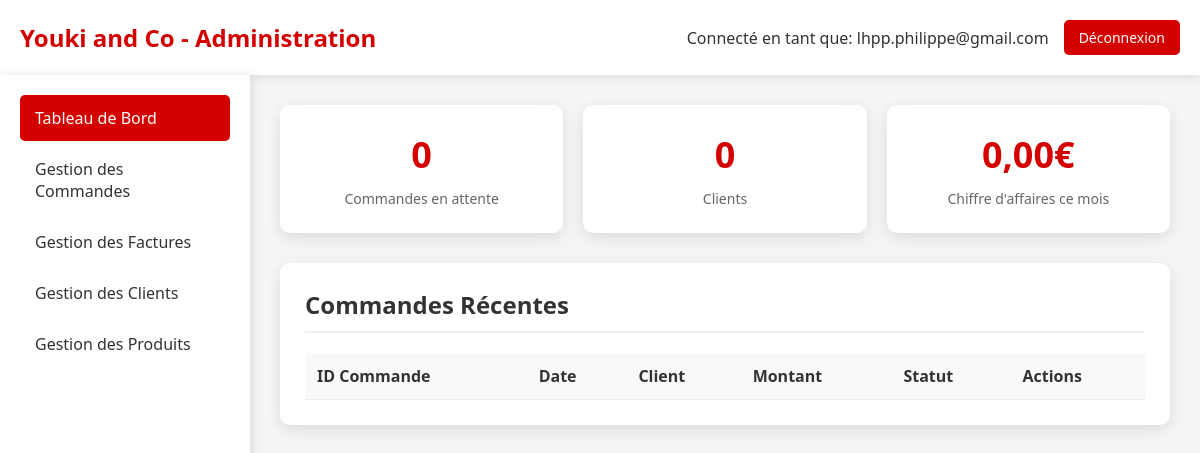
The page /admin_dashboard.php (signed in) on the database as committed earlier.
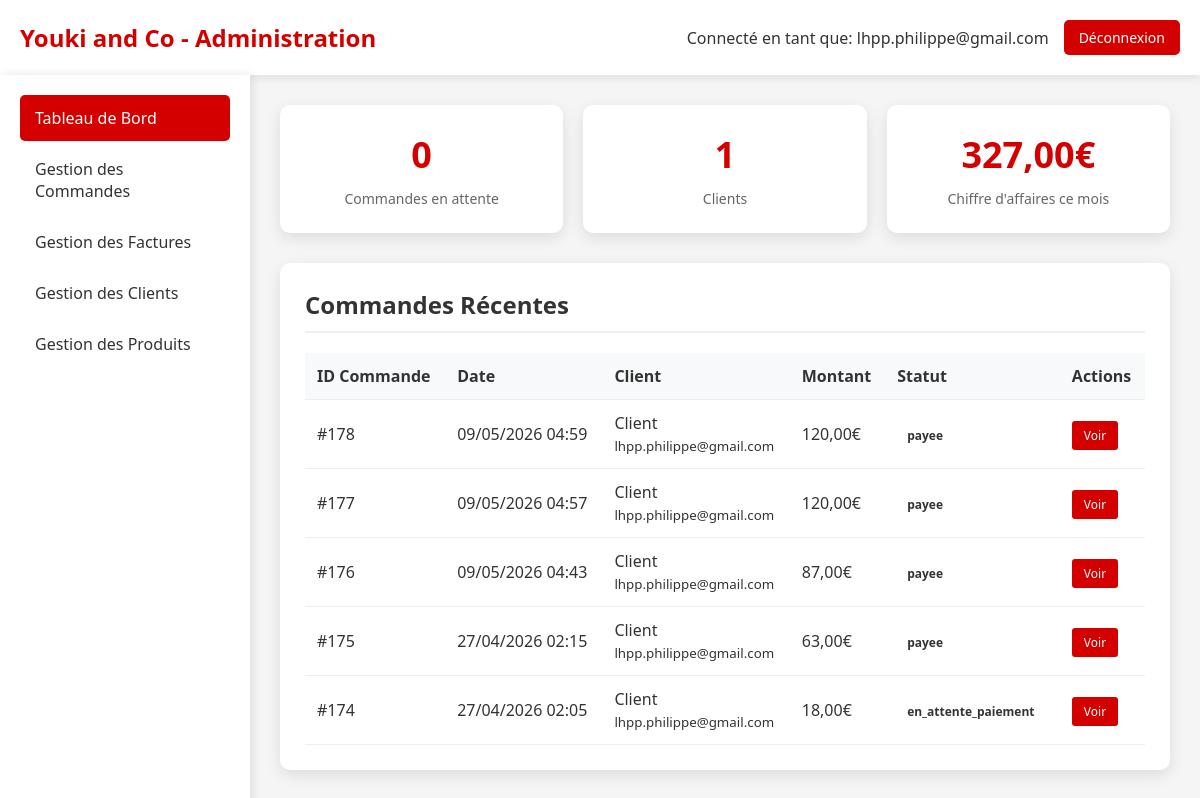
The same page on the database as committed later.
### tables this page shows
CREATE TABLE `Commande` (
  `idCommande` bigint NOT NULL,
  `idClient` bigint NOT NULL,
  `idAdresseLivraison` bigint NOT NULL,
  `idAdresseFacturation` bigint DEFAULT NULL,
  `dateCommande` datetime NOT NULL,
  `modeReglement` varchar(200) NOT NULL DEFAULT 'CB',
  `delaiLivraison` date NOT NULL,
  `fraisDePort` double NOT NULL,
  `montantTotal` double NOT NULL,
  `statut` varchar(20) NOT NULL DEFAULT 'en_attente',
  `statut_paiement` enum('en_attente','payee','echec','annulee','rembourse') DEFAULT 'en_attente',
  `idPaiement` int DEFAULT NULL
);

CREATE TABLE `Client` (
  `idClient` bigint NOT NULL,
  `email` varchar(50) NOT NULL,
  `motDePasse` varchar(1000) DEFAULT NULL,
  `nom` varchar(50) NOT NULL,
  `prenom` varchar(50) NOT NULL,
  `telephone` varchar(20) DEFAULT NULL,
  `email_confirme` tinyint(1) DEFAULT '0',
  `token_confirmation` varchar(64) DEFAULT NULL,
  `token_expires` datetime DEFAULT NULL,
  `type` enum('temporaire','permanent') DEFAULT 'temporaire',
  `date_creation` datetime DEFAULT CURRENT_TIMESTAMP,
  `session_id` varchar(128) DEFAULT NULL
);

### admin_dashboard.php (the view, shortened to what this page needs)
<?php
require_once 'config.php';
try {
    $pdo = new PDO("mysql:host=$host;dbname=$dbname;charset=utf8", $username, $password);
    $pdo->setAttribute(PDO::ATTR_ERRMODE, PDO::ERRMODE_EXCEPTION);
    $stmt = $pdo->query("SELECT COUNT(*) FROM Commande WHERE statut = 'en_attente'");
    $commandesEnAttente = $stmt->fetchColumn();
    $stmt = $pdo->query("SELECT COUNT(*) FROM Client WHERE type = 'permanent' OR (type IS NULL AND email NOT LIKE 'temp_%@YoukiAndCo.fr')");
    $clientsPermanents = $stmt->fetchColumn();
    $stmt = $pdo->query("SELECT SUM(montantTotal) FROM Commande WHERE MONTH(dateCommande) = MONTH(CURRENT_DATE()) AND YEAR(dateCommande) = YEAR(CURRENT_DATE())");
    $chiffreAffaires = $stmt->fetchColumn() ?? 0;
    $stmt = $pdo->query("
        SELECT c.idCommande, c.dateCommande, c.montantTotal, c.statut,
               cl.nom, cl.prenom, cl.email
        FROM Commande c
        JOIN Client cl ON c.idClient = cl.idClient
        ORDER BY c.dateCommande DESC
        LIMIT 10
    ");
    $commandesRecentes = $stmt->fetchAll(PDO::FETCH_ASSOC);
} catch (PDOException $e) {
    die("Erreur de connexion à la base de données: " . $e->getMessage());
}
?>
<!DOCTYPE html>
<html lang="fr">
<head>
</head>
<body>
    <div class="header">
        <div class="logo">
            <h1>Youki and Co - Administration</h1>
        </div>
        <div class="admin-info">
            <span>Connecté en tant que: <?= htmlspecialchars($_SESSION['admin_email']) ?></span>
            <a href="?logout=1" class="btn-logout">Déconnexion</a>
        </div>
    </div>
    <div class="container">
        <div class="sidebar">
            <a href="admin_dashboard.php" class="nav-item active">Tableau de Bord</a>
            <a href="admin_commandes.php" class="nav-item">Gestion des Commandes</a>
            <a href="admin_factures.php" class="nav-item">Gestion des Factures</a>
            <a href="admin_clients.php" class="nav-item">Gestion des Clients</a>
            <a href="admin_produits.php" class="nav-item">Gestion des Produits</a>
        </div>
        <div class="main-content">
            <div class="stats-grid">
                <div class="stat-card">
                    <div class="stat-number"><?= $commandesEnAttente ?></div>
                    <div class="stat-label">Commandes en attente</div>
                </div>
                <div class="stat-card">
                    <div class="stat-number"><?= $clientsPermanents ?></div>
                    <div class="stat-label">Clients</div>
                </div>
                <div class="stat-card">
                    <div class="stat-number"><?= number_format($chiffreAffaires, 2, ',', ' ') ?>€</div>
                    <div class="stat-label">Chiffre d'affaires ce mois</div>
                </div>
            </div>
            <div class="section">
                <h2>Commandes Récentes</h2>
                <table>
                    <thead>
                        <tr>
                            <th>ID Commande</th>
                            <th>Date</th>
                            <th>Client</th>
                            <th>Montant</th>
                            <th>Statut</th>
                            <th>Actions</th>
                        </tr>
                    </thead>
                    <tbody>
                        <?php foreach ($commandesRecentes as $commande): ?>
                        <tr>
                            <td>#<?= $commande['idCommande'] ?></td>
                            <td><?= date('d/m/Y H:i', strtotime($commande['dateCommande'])) ?></td>
                            <td><?= htmlspecialchars($commande['prenom'] . ' ' . $commande['nom']) ?><br><small><?= htmlspecialchars($commande['email']) ?></small></td>
                            <td><?= number_format($commande['montantTotal'], 2, ',', ' ') ?>€</td>
                            <td>
                                <span class="status-badge status-<?= $commande['statut'] ?>">
                                    <?= $commande['statut'] ?>
                                </span>
                            </td>
                            <td>
                                <a href="admin_commande_detail.php?id=<?= $commande['idCommande'] ?>" class="btn-action">Voir</a>
                            </td>
                        </tr>
                        <?php endforeach; ?>
                    </tbody>
                </table>
            </div>
        </div>
    </div>
</body>
</html>

Rows that differ between the two databases and show on the page:
added commande: idCommande "178", dateCommande "09/05/2026 04:59", idClient.nom "Client", idClient.email "lhpp.philippe@gmail.com", montantTotal "120,00", statut "payee"
added commande: idCommande "177", dateCommande "09/05/2026 04:57", idClient.nom "Client", idClient.email "lhpp.philippe@gmail.com", montantTotal "120,00", statut "payee"
added commande: idCommande "176", dateCommande "09/05/2026 04:43", idClient.nom "Client", idClient.email "lhpp.philippe@gmail.com", montantTotal "87,00", statut "payee"
added commande: idCommande "175", dateCommande "27/04/2026 02:15", idClient.nom "Client", idClient.email "lhpp.philippe@gmail.com", montantTotal "63,00", statut "payee"
added commande: idCommande "174", dateCommande "27/04/2026 02:05", idClient.nom "Client", idClient.email "lhpp.philippe@gmail.com", montantTotal "18,00", statut "en_attente_paiement"
Other text that changed with them:
$clientsPermanents: "0" → "1"
$chiffreAffaires: "0,00" → "327,00"
